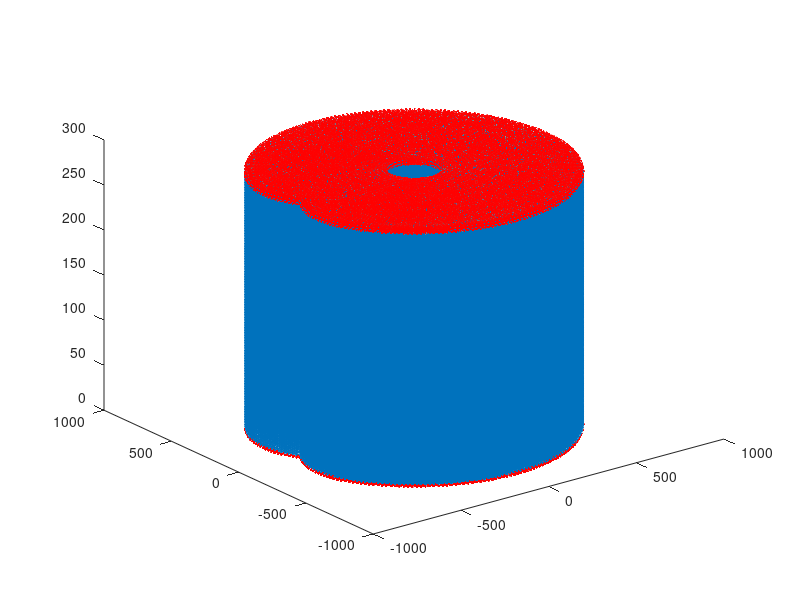

Write MATLAB code to recreate this figure.
d_1 = 450;
d_2 = 10;
a_1 = 400;
a_2 = 350;

theta_1 = linspace(-150,150,100)*pi/180;
theta_2 = linspace(-160,160,100)*pi/180;
q3 = linspace(0,280,100);
theta_4 = linspace(-180,180,100)*pi/180;

[T1, T2, D3] = ndgrid(theta_1, theta_2, q3);

xM = round(a_2 * cos(T1 + T2) + a_1 * cos(T1));
yM = round(a_2 * sin(T1 + T2) + a_1 * sin(T1));
zM = D3;

plot3(xM(:),yM(:),zM(:), '*')
hold on
plot3(xM(:),yM(:),ones(size(xM(:))) * 281, '*', 'Color','r')
hold on
plot3(xM(:),yM(:),zeros(size(xM(:))), '*', 'Color','r')
